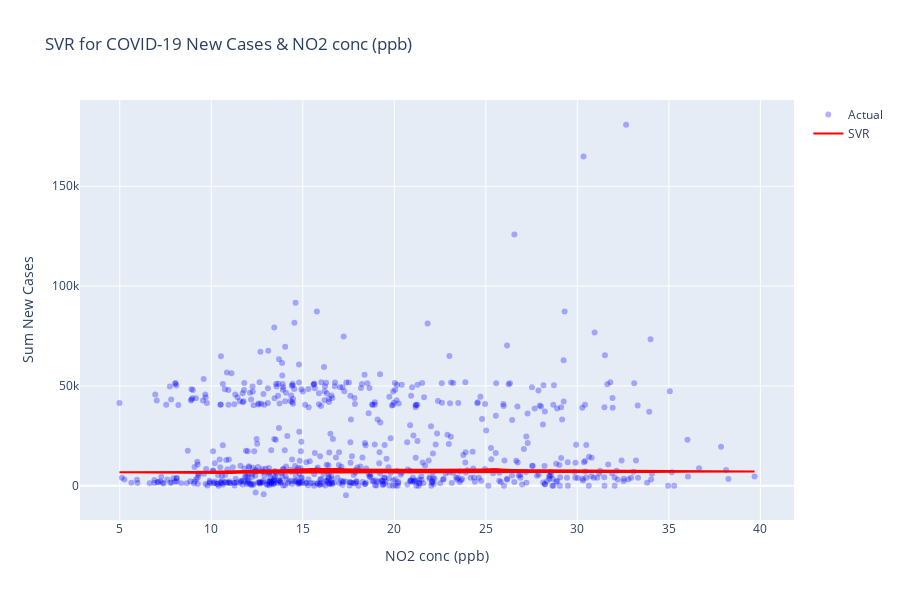

This figure's notebook cell:
### Code cell
## Perform regression modeling via SVR
x = NewData['NO2 conc (ppb)']
x = x.values.reshape(-1, 1)
y = NewData['Sum New Cases']
#--------------------------------------------------------------
# SVR model with hyperparameter optimization
#--------------------------------------------------------------
# Split the data into train and test sets
x_train, x_test, y_train, y_test = train_test_split(x, y, test_size=0.2, random_state=42)

# Create a pipeline with StandardScaler and SVR
pipeline = Pipeline([('scaler', StandardScaler()),
                     ('svr', SVR(kernel='rbf'))])

# Define the parameter grid for hyperparameter optimization
param_grid = {'svr__C': [10000, 1000000, 100],
              'svr__gamma': [10, 1000, 100]}
# param_grid = {'svr__C': [100, 1000, 100],
#               'svr__gamma': [1, 1000, 100]}

# Perform grid search with cross-validation on train data
grid_search = GridSearchCV(pipeline, param_grid)
grid_search.fit(x_train, y_train)

# Predict using best model on test data
best_svr = grid_search.best_estimator_
y_svr_pred_test = best_svr.predict(x_test)

# Calculate R2 and RMSE for SVR model
svr_r2 = r2_score(y_test, y_svr_pred_test)
svr_rmse = np.sqrt(mean_squared_error(y_test, y_svr_pred_test))

print("Model Evaluation")
print("\nSupport Vector Regression: RMSE=%.2f, R2=%.2f" % (svr_rmse, svr_r2))
print("Hyperparameters:", best_svr, "\n")

# Plot the model
import plotly.graph_objects as go

xtt = NewData['NO2 conc (ppb)']#df_chatter['date'].dt.strftime('%Y-%m-%d')
scatter_actual = go.Scatter(x=xtt, y=y, mode='markers', name='Actual', marker=dict(color='blue', opacity=0.3))

# line_regression = go.Scatter(x=xtt, y=y_linear_pred, mode='lines', name='LR', line=dict(color='red', dash='dash'))

y_svr_pred = best_svr.predict(x) # Plot on all data
line_svr = go.Scatter(x=xtt, y=y_svr_pred, mode='lines', name='SVR', line=dict(color='red'))

data = [scatter_actual, line_svr]

layout = go.Layout(xaxis=dict(title='NO2 conc (ppb)'),
                   yaxis=dict(title='Sum New Cases'),
                   title='SVR for COVID-19 New Cases & NO2 conc (ppb)',
                   showlegend=True,
                   height=600)

fig = go.Figure(data=data, layout=layout)
fig.show()

### Figure 1 — Plotly figure (JSON) as saved in the notebook; plotly's stock layout.template omitted (floating-point values rounded to 4 significant figures; data arrays with more than 128 entries replaced by an {"elided": "..."} marker saying what was removed)
{"data": [{"marker": {"color": "blue", "opacity": 0.3}, "mode": "markers", "name": "Actual", "x": {"elided": "713 float values"}, "y": {"elided": "713 float values"}, "type": "scatter"}, {"line": {"color": "red"}, "mode": "lines", "name": "SVR", "x": {"elided": "713 float values"}, "y": {"elided": "713 float values"}, "type": "scatter"}], "layout": {"height": 600, "showlegend": true, "title": {"text": "SVR for COVID-19 New Cases & NO2 conc (ppb)"}, "xaxis": {"title": {"text": "NO2 conc (ppb)"}}, "yaxis": {"title": {"text": "Sum New Cases"}}}}
